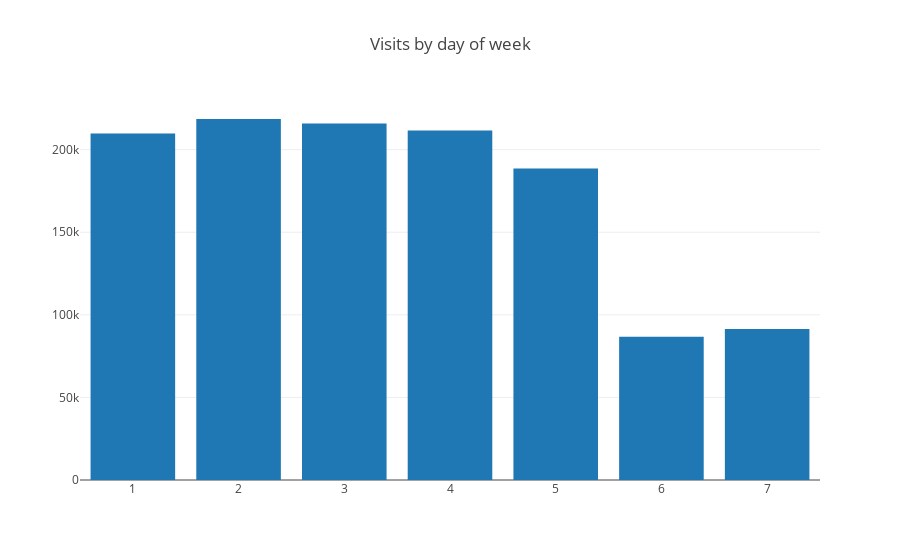

Write notebook code for a chart like this one.
### Markdown cell above
Можем посчитать распределение заходов на сайт по дням недели.

### Code cell
q = '''
    SELECT
        count() as visits,
        toDayOfWeek(Date) as day
    FROM visits_all
    GROUP BY day
    FORMAT TabSeparatedWithNames
'''

plotly_bar_df(get_clickhouse_df(q).set_index('day'), title = 'Visits by day of week')

### Figure 1 — Plotly figure (JSON) as saved in the notebook; plotly's stock layout.template omitted (floating-point values rounded to 4 significant figures)
{"data": [{"name": "visits", "type": "bar", "x": [1, 2, 3, 4, 5, 6, 7], "y": [209714, 218548, 215787, 211603, 188631, 86662, 91341]}], "layout": {"title": "Visits by day of week"}}
